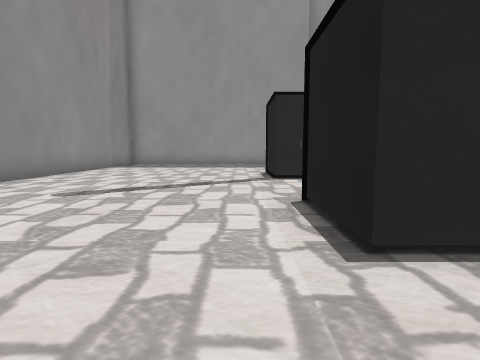
[1] (above)

21 first-person views from a walk through a level from a Godot 3-D game. The camera is 1.3 m above the floor, tilts 6° down and sees 80° across. The floor is counted in squares, 1.8 m on a side. Each view is taken from the middle of a square. On the plan, view 1 faces up. The plan holds only what a view shows up to about 10 squares ahead; the rest is blank. The place goes on beyond the plan. Flat picture figures and markers are left out. Some surface patterns are stand-ins.

[2]
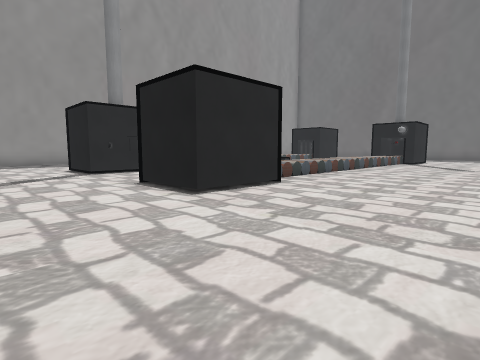

[3]
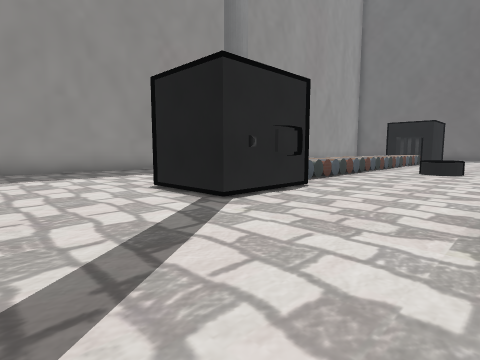

[4]
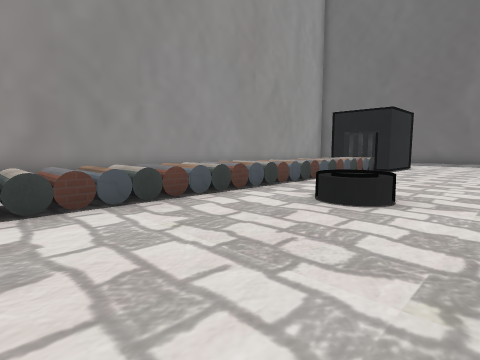

[5]
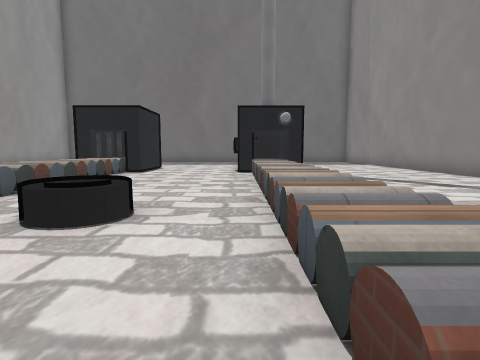

[6]
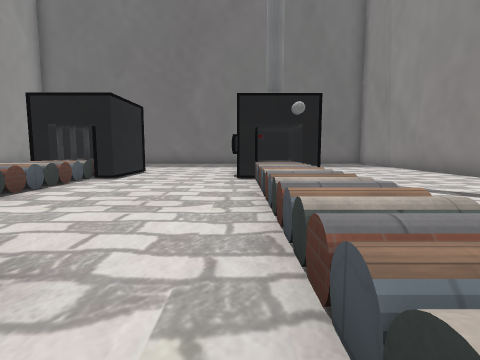

[7]
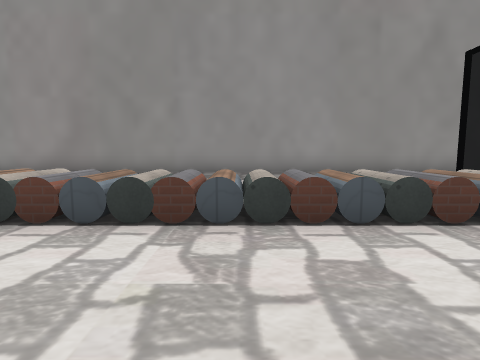

[8]
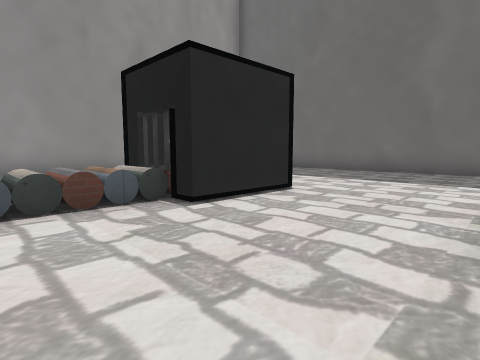

[9]
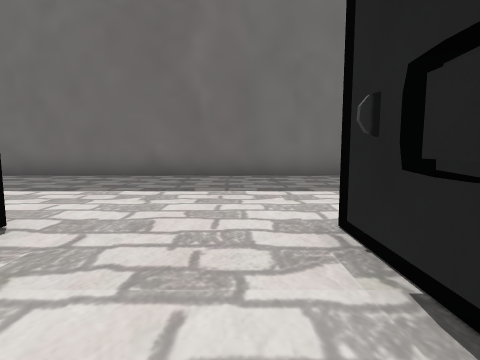

[10]
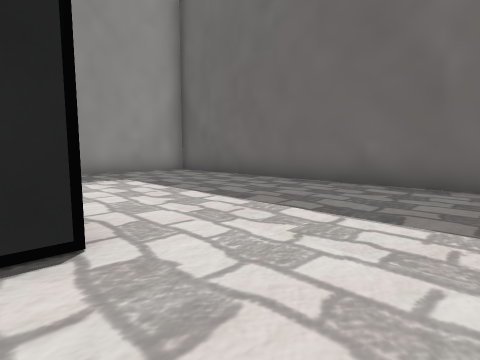

[11]
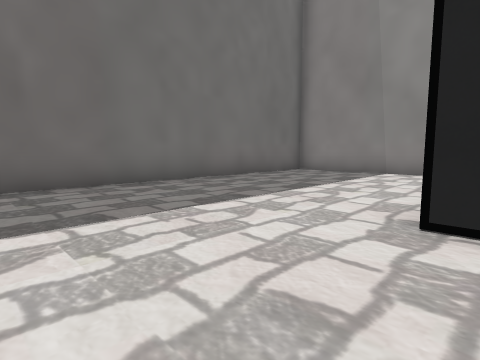

[12]
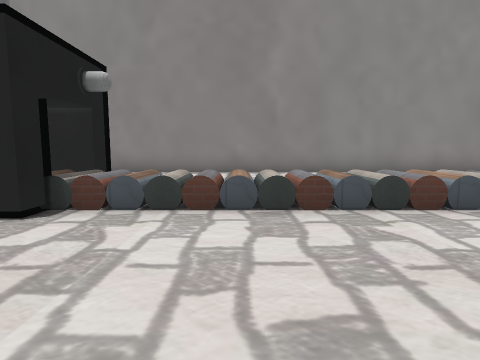

[13]
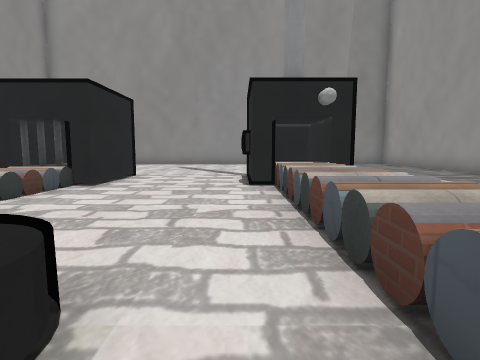

[14]
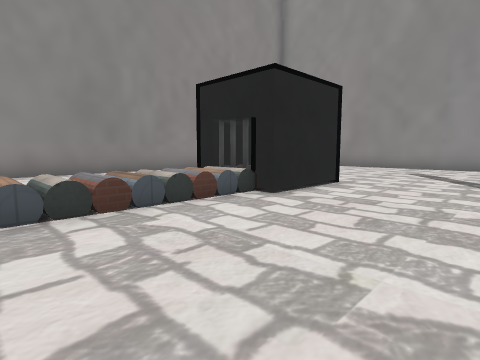

[15]
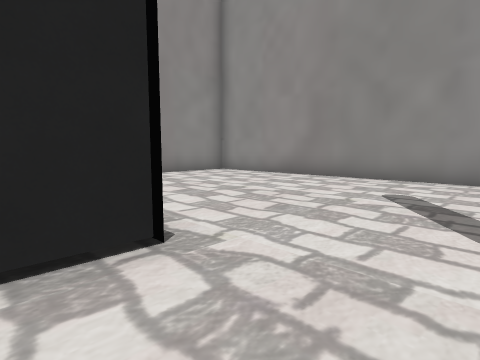

[16]
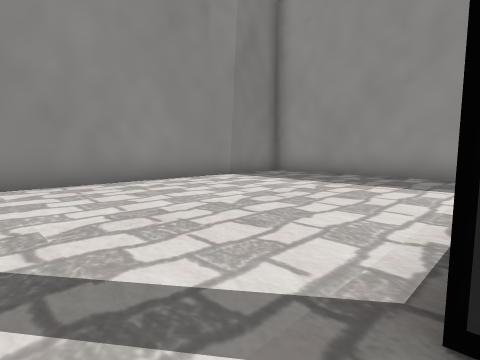

[17]
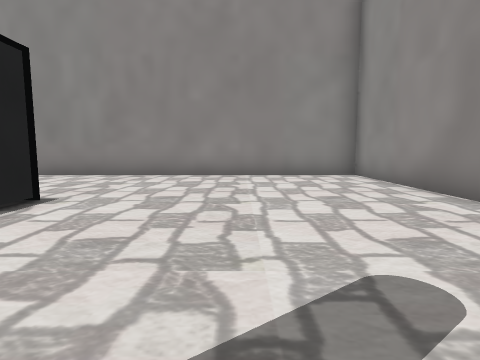

[18]
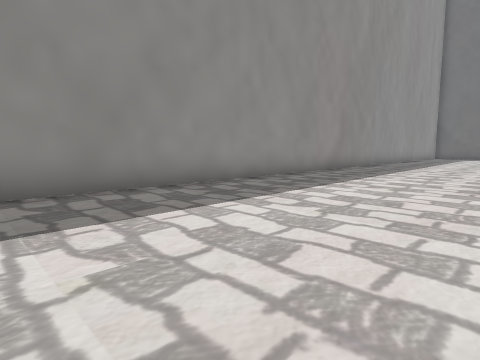

[19]
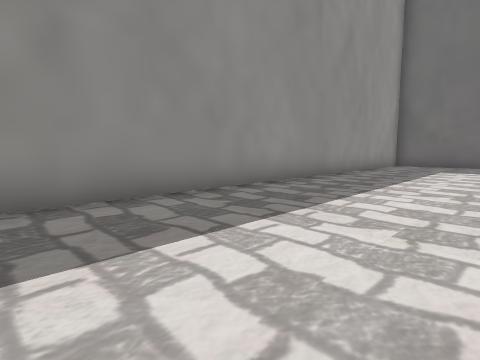

[20]
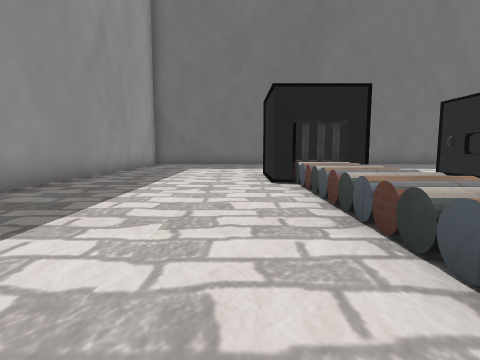

[21]
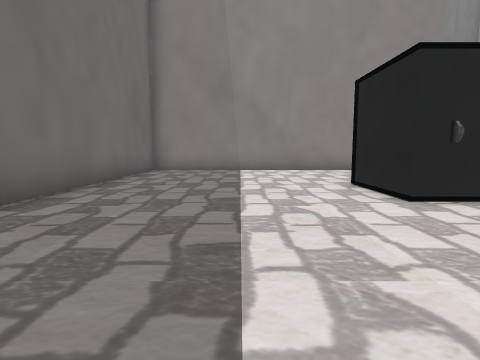

### Floor plan
Key: @ floor where view 1 was taken; # wall or solid block; . floor; ^ raised ledge; B bin; P pipe; L lever.
Columns run from 6 left of view 1 to 22 right of it. Each row starts with its distance up from view 1.
 15 ############################
 14 #..........   ..............
 13 #...........  ..............#
 12 #............ ..............#
 11 #...........................#
 10 #...........................#
  9 #......###...........BB.....#
  8 #......###^^^^^^^^^^^^B.....#
  7 #...........................#
  6 #.............P.............#
  5 #...........................#
  4 #......BBB...........#L.....#
  3 #......BB^^^^^^^^^^^^^#.....#
  2 #......BBB.....      ##.....#
  1 #...........................#
  0 #.....@.....................#
 -1 #...........................#
 -2 #............   ............#
 -3 #############################

Where each view was taken, in squares from view 1:
view 1: 0 up, 0 right, facing up
view 2: 2 down, 2 left, facing up-right
view 3: 4 up, 2 left, facing up-right
view 4: 4 up, 4 right, facing up-right
view 5: 4 up, 5 right, facing right
view 6: 4 up, 7 right, facing right
view 7: 5 up, 11 right, facing up
view 8: 4 up, 12 right, facing up-right
view 9: 5 up, 14 right, facing right
view 10: 5 up, 16 right, facing up-right
view 11: 7 up, 16 right, facing down-right
view 12: 7 up, 12 right, facing down
view 13: 7 up, 9 right, facing left
view 14: 7 up, 7 right, facing down-left
view 15: 6 up, 2 right, facing down-left
view 16: 6 up, 1 right, facing up-left
view 17: 6 up, 2 left, facing down
view 18: 9 up, 5 left, facing up-right
view 19: 10 up, 8 right, facing up-right
view 20: 10 up, 8 right, facing right
view 21: 8 up, 19 right, facing down
